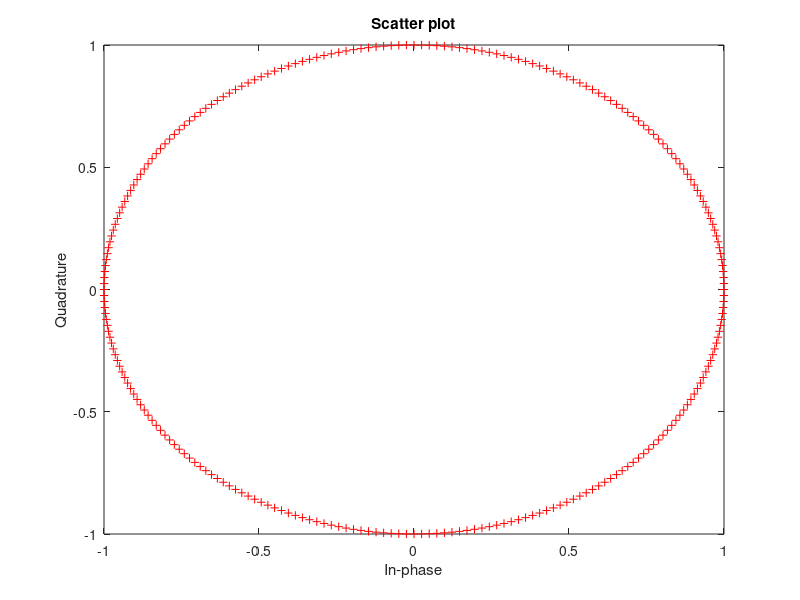

This figure's MATLAB source:
clc;
clear all;
M=256;  %also take 64,128 for more readings
X=[0:M-1];
N=1;
OFF=0;
Z=pskmod(X,M);
figure(2);
scatterplot(Z,N,OFF,"r+")